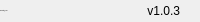
              <widget class="QFrame" name="bottomBar">
               <property name="minimumSize">
                <size>
                 <width>0</width>
                 <height>22</height>
                </size>
               </property>
               <property name="maximumSize">
                <size>
                 <width>16777215</width>
                 <height>22</height>
                </size>
               </property>
               <property name="frameShape">
                <enum>QFrame::NoFrame</enum>
               </property>
               <property name="frameShadow">
                <enum>QFrame::Raised</enum>
               </property>
               <layout class="QHBoxLayout" name="horizontalLayout_5">
                <property name="spacing">
                 <number>0</number>
                </property>
                <property name="leftMargin">
                 <number>0</number>
                </property>
                <property name="topMargin">
                 <number>0</number>
                </property>
                <property name="rightMargin">
                 <number>0</number>
                </property>
                <property name="bottomMargin">
                 <number>0</number>
                </property>
                <item>
                 <widget class="QLabel" name="creditsLabel">
                  <property name="maximumSize">
                   <size>
                    <width>16777215</width>
                    <height>16</height>
                   </size>
                  </property>
                  <property name="font">
                   <font>
                    <family>Segoe UI</family>
                    <pointsize>-1</pointsize>
                    <italic>false</italic>
                    <bold>false</bold>
                   </font>
                  </property>
                  <property name="text">
                   <string>Copyright @2021</string>
                  </property>
                  <property name="alignment">
                   <set>Qt::AlignLeading|Qt::AlignLeft|Qt::AlignVCenter</set>
                  </property>
                 </widget>
                </item>
                <item>
                 <widget class="QLabel" name="version">
                  <property name="text">
                   <string>v1.0.3</string>
                  </property>
                  <property name="alignment">
                   <set>Qt::AlignRight|Qt::AlignTrailing|Qt::AlignVCenter</set>
                  </property>
                 </widget>
                </item>
                <item>
                 <widget class="QFrame" name="frame_size_grip">
                  <property name="minimumSize">
                   <size>
                    <width>20</width>
                    <height>0</height>
                   </size>
                  </property>
                  <property name="maximumSize">
                   <size>
                    <width>20</width>
                    <height>16777215</height>
                   </size>
                  </property>
                  <property name="frameShape">
                   <enum>QFrame::NoFrame</enum>
                  </property>
                  <property name="frameShadow">
                   <enum>QFrame::Raised</enum>
                  </property>
                 </widget>
                </item>
               </layout>
              </widget>
